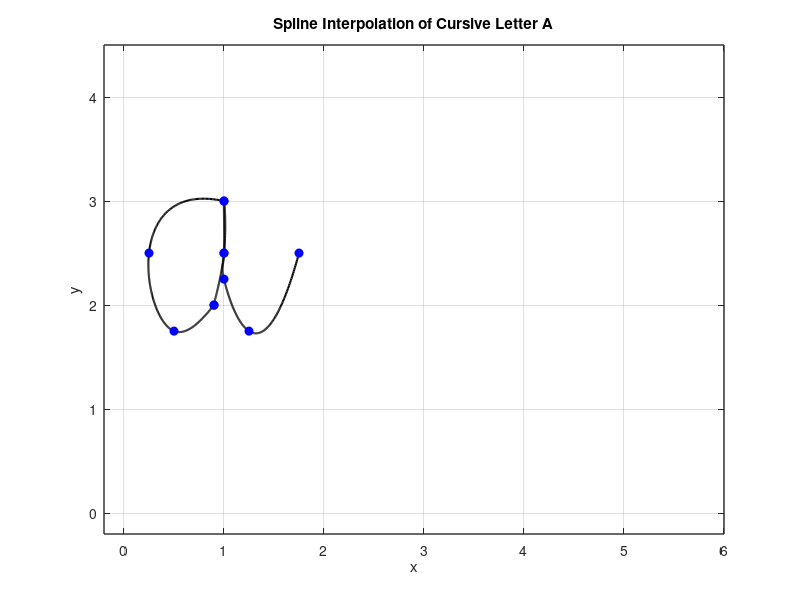
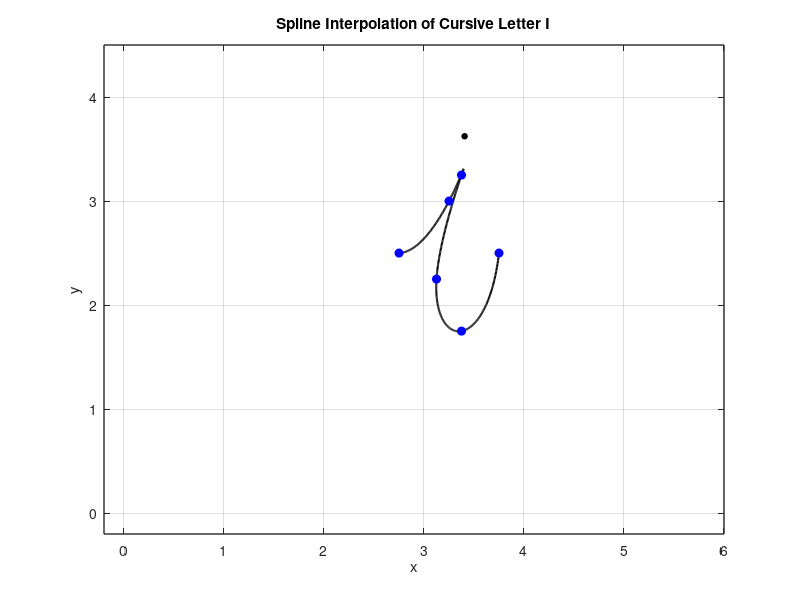
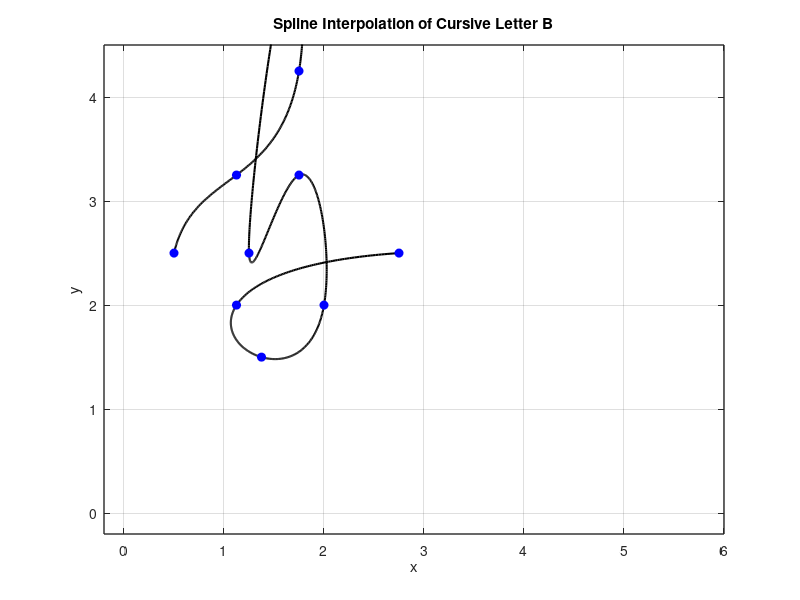
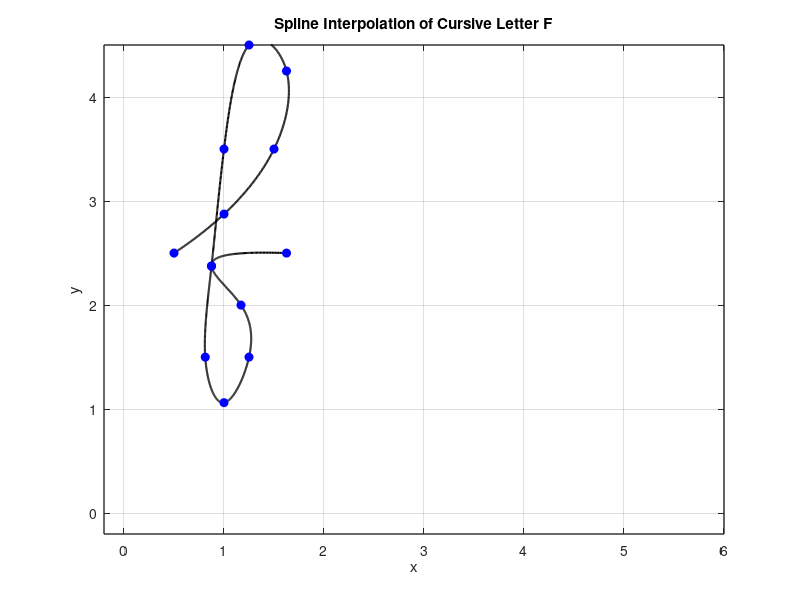

Here is the MATLAB script that generated these plots, in order:
% Vowels used: a, i
% Consonants : b, f, l, q, s, y, z

%% letter a 

% Define data points for x and y coordinates
x = [1 0.25 0.5 0.9 0.9 1 1 1 1 1.25 1.75];
y = [3 2.5 1.75 2 2 2.5 3 2.5 2.25 1.75 2.5];

n = length(x);
t = 0:n-1; % Parametric coordinate t
tt = 0:0.01:n-1; % More dense coordinate tt for spline interpolation

% Compute spline interpolation
xx = spline(t, x, tt);
yy = spline(t, y, tt);

% Plot settings
figure(1)
plot(xx, yy, 'k', 'LineWidth', 1.5) % plot spline
hold on
plot(x, y, 'bo', 'MarkerFaceColor', 'b') % plot data points
axis([-0.2 6 -0.2 4.5])
grid on
title('Spline Interpolation of Cursive Letter A')
xlabel('x')
ylabel('y')
set(gca, 'FontSize', 10, 'LineWidth', 1)
grid on

%% Letter i
% Define data points for x and y coordinates
x = [2.75 3.25 3.375 3.125 3.375 3.75];
y = [2.5 3 3.25 2.25 1.75 2.5];
dot_x = 3.375;
dot_y = 3.625; 

n = length(x);
t = 0:n-1; % Parametric coordinate t
tt = 0:0.01:n-1; % More dense coordinate tt for spline interpolation

% Compute spline interpolation
xx = spline(t, x, tt);
yy = spline(t, y, tt);

% Plot settings
figure(2)
plot(xx, yy, 'k', 'LineWidth', 1.5) % plot spline
hold on
plot(x, y, 'bo', 'MarkerFaceColor', 'b') % plot data points
text(dot_x, dot_y, '•', 'Color', 'k', 'FontSize', 13);
axis([-0.2 6 -0.2 4.5])
grid on
title('Spline Interpolation of Cursive Letter I')
xlabel('x')
ylabel('y')
set(gca, 'FontSize', 10, 'LineWidth', 1)
grid on

%% letter b 

% Define data points for x and y coordinates
x = [0.5 1.125 1.75 1.625 1.25 1.75 2 1.375 1.125 2.75];
y = [2.5 3.25 4.25 5.25 2.5 3.25 2 1.5 2 2.5];

n = length(x);
t = 0:n-1; % Parametric coordinate t
tt = 0:0.01:n-1; % More dense coordinate tt for spline interpolation

% Compute spline interpolation
xx = spline(t, x, tt);
yy = spline(t, y, tt);

% Plot settings
figure(3)
plot(xx, yy, 'k', 'LineWidth', 1.5) % plot spline
hold on
plot(x, y, 'bo', 'MarkerFaceColor', 'b') % plot data points
axis([-0.2 6 -0.2 4.5])
grid on
title('Spline Interpolation of Cursive Letter B')
xlabel('x')
ylabel('y')
set(gca, 'FontSize', 10, 'LineWidth', 1)
grid on

%% LETTER F
% Define data points for x and y coordinates 
x = [0.5 1 1.5 1.625 1.25 1 0.875 0.8125 1 1.25 1.17 0.875 1.625];
y = [2.5 2.875 3.5 4.25 4.5 3.5 2.375 1.5 1.0625 1.5 2 2.375 2.5];

n = length(x);
t = 0:n-1; % Parametric coordinate t
tt = 0:0.01:n-1; % More dense coordinate tt for spline interpolation

% Compute spline interpolation
xx = spline(t, x, tt);
yy = spline(t, y, tt);

% Plot settings
figure(4)
plot(xx, yy, 'k', 'LineWidth', 1.5) % plot spline
hold on
plot(x, y, 'bo', 'MarkerFaceColor', 'b') % plot data points
axis([-0.2 6 -0.2 4.5])
grid on
title('Spline Interpolation of Cursive Letter F')
xlabel('x')
ylabel('y')
set(gca, 'FontSize', 10, 'LineWidth', 1)
grid on

%% l

% Define data point for x and y coordinates 
x = [0.25, 1.00, 1.625, 1.75, 1.50, 1.125, 1.00, 1.125, 1.375, 1.75];
y = [2.50, 3.375,3.875, 4.5, 4.875, 4.25, 3.375, 2.125, 1.8125, 2.5];

n = length(x);
t = 0:n-1; % Parametric coordinate t
tt = 0:0.01:n-1; % More dense coordinate tt for spline interpolation

% Compute spline interpolation
xx = spline(t, x, tt);
yy = spline(t, y, tt);

% Plot settings
figure(5)
plot(xx, yy, 'k', 'LineWidth', 1.5) % plot spline
hold on
plot(x, y, 'bo', 'MarkerFaceColor', 'b') % plot data points
axis([-0.2 6 -0.2 4.5])
grid on
title('Spline Interpolation of Cursive Letter L')
xlabel('x')
ylabel('y')
set(gca, 'FontSize', 10, 'LineWidth', 1)
grid on

%% q 

% Define data points for x and y coordinates 
x = [1.25, 0.75, 0.375, 0.25, 0.5, 1, 1.25, 1, 0.875, 1, 1.375,...
    0.875, 1.75];
y = [3.375, 3.375, 3, 2.5, 2.25, 2.75, 3.375, 2.75, 2, 0.5, 1.375,...
    2, 2.5];

n = length(x);
t = 0:n-1; % Parametric coordinate t
tt = 0:0.01:n-1; % More dense coordinate tt for spline interpolation

% Compute spline interpolation
xx = spline(t, x, tt);
yy = spline(t, y, tt);

% Plot settings
figure(6)
plot(xx, yy, 'k', 'LineWidth', 1.5) % plot spline
hold on
plot(x, y, 'bo', 'MarkerFaceColor', 'b') % plot data points
axis([-0.2 6 -0.2 4.5])
grid on
title('Spline Interpolation of Cursive Letter Q')
xlabel('x')
ylabel('y')
set(gca, 'FontSize', 10, 'LineWidth', 1)
grid on

%% Letter S
% Define data points for x and y coordinates 
x = [1.25 0.75 0.5 0.75 1.375 0.75 0.375 1.75];
y = [3.5 3.8 3.5 3 1.625 0.875 1.5 2.5];

n = length(x);
t = 0:n-1; % Parametric coordinate t
tt = 0:0.01:n-1; % More dense coordinate tt for spline interpolation

% Compute spline interpolation
xx = spline(t, x, tt);
yy = spline(t, y, tt);

% Plot settings
figure(7)
plot(xx, yy, 'k', 'LineWidth', 1.5) % plot spline
hold on
plot(x, y, 'bo', 'MarkerFaceColor', 'b') % plot data points
axis([-0.2 6 -0.2 4.5])
grid on
title('Spline Interpolation of Cursive Letter S')
xlabel('x')
ylabel('y')
set(gca, 'FontSize', 10, 'LineWidth', 1)
grid on

%% letter Y

x = [0.5 0.55 0.6 0.75 1 1.5 1.5 1.25 0.5 0.5 2.25];
y = [2.5 2.55 2.6 2.75 2 2.75 1.5 0.5 0.25 1 2.5];

n = length(x);
t = 0:n-1; % Parametric coordinate t
tt = 0:0.01:n-1; % More dense coordinate tt for spline interpolation

% Compute spline interpolation
xx = spline(t, x, tt);
yy = spline(t, y, tt);

% Plot settings
figure(8)
plot(xx, yy, 'k', 'LineWidth', 1.5) % plot spline
hold on
plot(x, y, 'bo', 'MarkerFaceColor', 'b') % plot data points
axis([-0.2 6 -0.2 4.5])
grid on
title('Spline Interpolation of Cursive Letter Y')
xlabel('x')
ylabel('y')
set(gca, 'FontSize', 10, 'LineWidth', 1)
grid on


%% z

% Define data points for x and y coordinates
x = [0.25 1.25 1 0.75 1.5 0.5 0.75 1.5 2.25];
y = [2.5 3 2.5 2 2 0.5 1 1.75 2.5];

n = length(x);
t = 0:n-1; % Parametric coordinate t
tt = 0:0.01:n-1; % More dense coordinate tt for spline interpolation

% Compute spline interpolation
xx = spline(t, x, tt);
yy = spline(t, y, tt);

% Plot settings
figure(9)
plot(xx, yy, 'k', 'LineWidth', 1.5) % plot spline
hold on
plot(x, y, 'bo', 'MarkerFaceColor', 'b') % plot data points
axis([-0.2 6 -0.2 4.5])
grid on
title('Spline Interpolation of Cursive Letter Z')
xlabel('x')
ylabel('y')
set(gca, 'FontSize', 10, 'LineWidth', 1)
grid on



